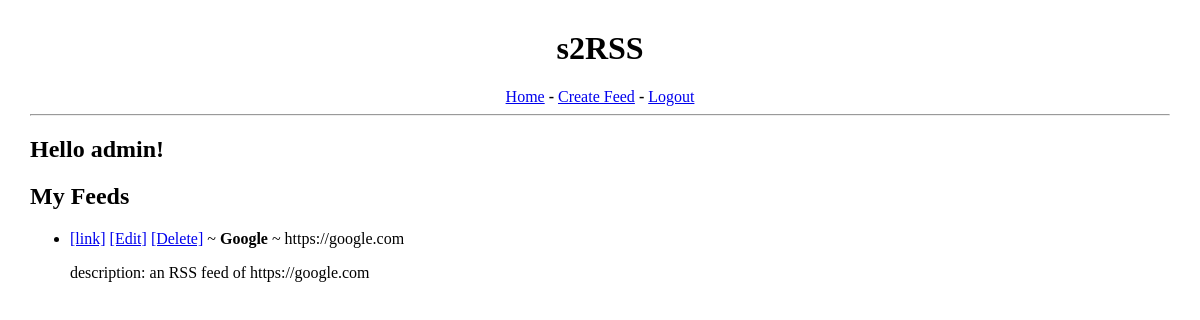
The page /index (signed in) on the database as committed earlier.
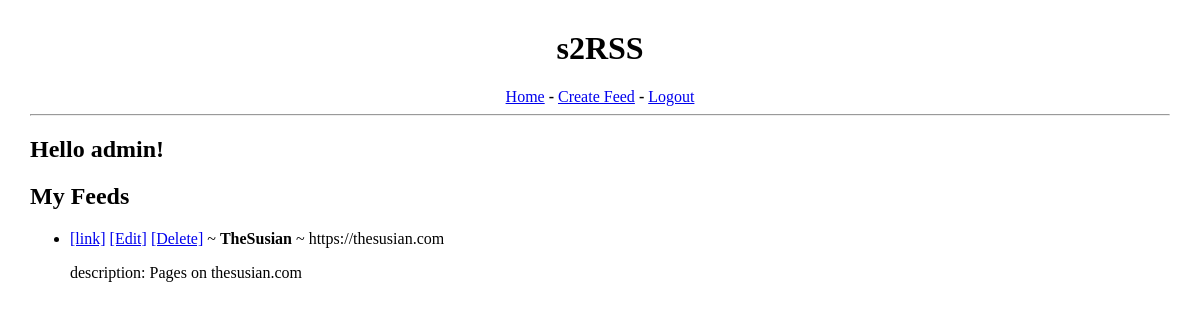
The same page on the database as committed later.
### app/models.py (models this page shows, shortened)
class Feed(db.Model):
    id = db.Column(db.Integer, primary_key=True)
    user_id = db.Column(db.Integer, db.ForeignKey("user.id"))
    address = db.Column(db.Text)
    pattern = db.Column(db.Text)
    item_search_pattern = db.Column(db.Text)
    title = db.Column(db.Text)
    link = db.Column(db.Text)
    desc = db.Column(db.Text)
    item_title_template = db.Column(db.Text)
    item_link_template = db.Column(db.Text)
    item_content_template = db.Column(db.Text)

### app/routes.py (the view)
@app.route("/")
@app.route("/index")
@login_required
def index():
    feeds = Feed.query.filter_by(owner=current_user).all()
    print(type(feeds))
    return render_template("index.html", title="Home", feeds=feeds)

### app/models.py (called while the page is built)
@login.user_loader
def load_user(id):
    return User.query.get(int(id))

### app/templates/index.html
{% extends "base.html" %} {% block content %}
<h2>Hello {{ current_user.username }}!</h2>
{% if feeds %}
<h2>My Feeds</h2>
<ul>
	{% for feed in feeds %}
	<li>
		<a href="{{ url_for('get_feed', id=feed.id) }}">[link]</a>
		<a href="{{ url_for('edit_feed', id=feed.id) }}">[Edit]</a>
		<a href="{{ url_for('delete_feed', id=feed.id) }}">[Delete]</a> ~ <b>{{ feed.title }}</b> ~ <a>{{ feed.link }}</a><br>
        <p>description: {{ feed.desc }}</p>
	</li>
	<br>
	{% endfor %}
</ul>
{% else %}
<h2>You don't have any feeds yet, <a href="{{ url_for('create_feed')}}">create</a> one to get started</h2>
{% endif %}
{% endblock %}

Rows that differ between the two databases and show on the page:
removed Feed: title "Google", link "https://google.com", desc "an RSS feed of https://google.com"
added Feed: title "TheSusian", link "https://thesusian.com", desc "Pages on thesusian.com"
